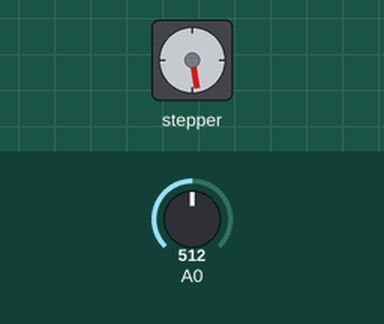
Simulated run of this sketch. Board: Arduino Uno, built with avr-gcc and run on an emulated ATmega328P. Parts: stepper motor. The test bench sets the inputs (shaded band); at power-on: A0 = 512. Stepper angles assume 2048 steps per turn; what the sketch prints to the serial monitor is not drawn.

Above: at 1.2 s.
1.3 s: A0 set to 0
At 1.3 s:
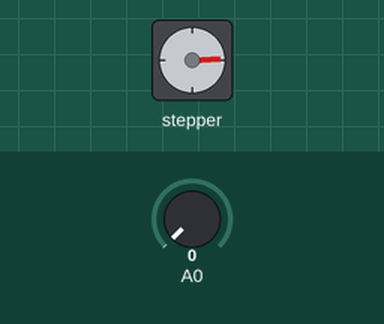
2.8 s: A0 set to 122
At 3.25 s:
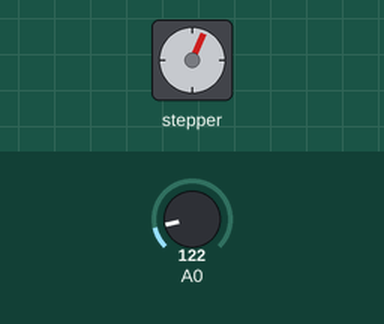
At 3.85 s:
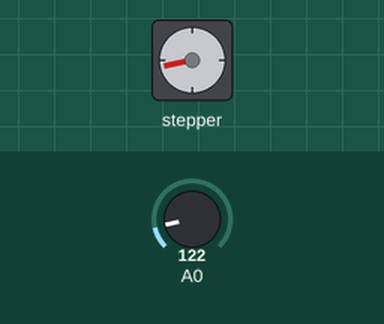
Timing chart, 0 to 17.8 s (numbered marks = the images above; inputs shaded):
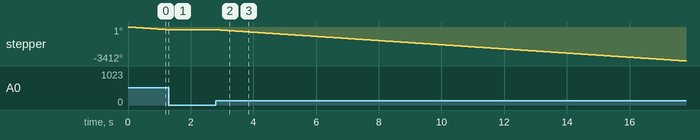

The sketch:

Wednesday_Lab.ino
```cpp
#include <Stepper.h>

#define STEPS 32


Stepper myStepper(STEPS, 8, 10, 9, 11);

int pVal = 0;
int potVal = 0;

void setup() {
  Serial.begin(9600);
  myStepper.setSpeed(2500);

}

void loop() {
   pVal = map(analogRead(A0),0,1023,0,2048);
  if(potVal>pVal) {
    myStepper.step(5);
  }
  if(potVal<pVal) {
    myStepper.step(-5);
   }
   pVal = potVal;
   Serial.println(pVal);

}
```

Measured:
- after the input at 1.3 s, stepper: stops changing and stays -273°
- after the input at 2.8 s, stepper: keeps turning counter-clockwise at about 209°/s, starting at once
- by itself, stepper: keeps turning counter-clockwise at about 210°/s
